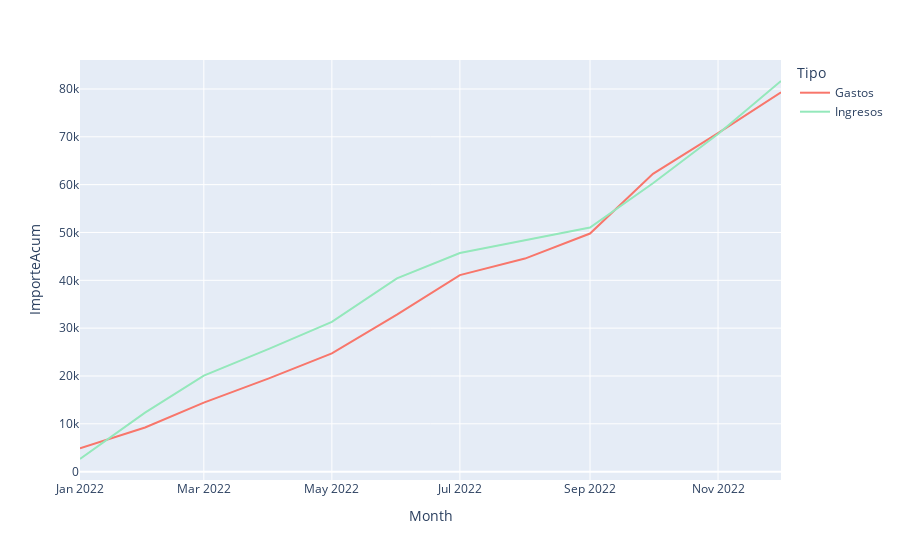

Notebook cell for this chart:
### Code cell
import plotly.express as px
fig = px.line(df, x = "Month",  y='ImporteAcum', color = "Tipo", color_discrete_map=color_discrete_map)
fig.show()

### Figure 1 — Plotly figure (JSON) as saved in the notebook; plotly's stock layout.template omitted (floating-point values rounded to 4 significant figures)
{"data": [{"hovertemplate": "Tipo=Gastos<br>Month=%{x}<br>ImporteAcum=%{y}<extra></extra>", "legendgroup": "Gastos", "line": {"color": "#F8766B", "dash": "solid"}, "marker": {"symbol": "circle"}, "mode": "lines", "name": "Gastos", "orientation": "v", "showlegend": true, "type": "scatter", "x": ["2022-01-01T00:00:00", "2022-02-01T00:00:00", "2022-03-01T00:00:00", "2022-04-01T00:00:00", "2022-05-01T00:00:00", "2022-06-01T00:00:00", "2022-07-01T00:00:00", "2022-08-01T00:00:00", "2022-09-01T00:00:00", "2022-10-01T00:00:00", "2022-11-01T00:00:00", "2022-12-01T00:00:00"], "xaxis": "x", "y": [4859.0, 9229.0, 14440.0, 19500.0, 24710.0, 32820.0, 41080.0, 44540.0, 49780.0, 62260.0, 70770.0, 79310.0], "yaxis": "y"}, {"hovertemplate": "Tipo=Ingresos<br>Month=%{x}<br>ImporteAcum=%{y}<extra></extra>", "legendgroup": "Ingresos", "line": {"color": "#94E8BB", "dash": "solid"}, "marker": {"symbol": "circle"}, "mode": "lines", "name": "Ingresos", "orientation": "v", "showlegend": true, "type": "scatter", "x": ["2022-01-01T00:00:00", "2022-02-01T00:00:00", "2022-03-01T00:00:00", "2022-04-01T00:00:00", "2022-05-01T00:00:00", "2022-06-01T00:00:00", "2022-07-01T00:00:00", "2022-08-01T00:00:00", "2022-09-01T00:00:00", "2022-10-01T00:00:00", "2022-11-01T00:00:00", "2022-12-01T00:00:00"], "xaxis": "x", "y": [2642.0, 12340.0, 20070.0, 25680.0, 31300.0, 40410.0, 45710.0, 48290.0, 51020.0, 60290.0, 70580.0, 81670.0], "yaxis": "y"}], "layout": {"autosize": true, "legend": {"title": {"text": "Tipo"}, "tracegroupgap": 0}, "margin": {"t": 60}, "xaxis": {"anchor": "y", "autorange": true, "domain": [0, 1], "range": ["2022-01-01", "2022-12-01"], "title": {"text": "Month"}, "type": "date"}, "yaxis": {"anchor": "x", "autorange": true, "domain": [0, 1], "range": [-1748.0, 86060.0], "title": {"text": "ImporteAcum"}, "type": "linear"}}}
